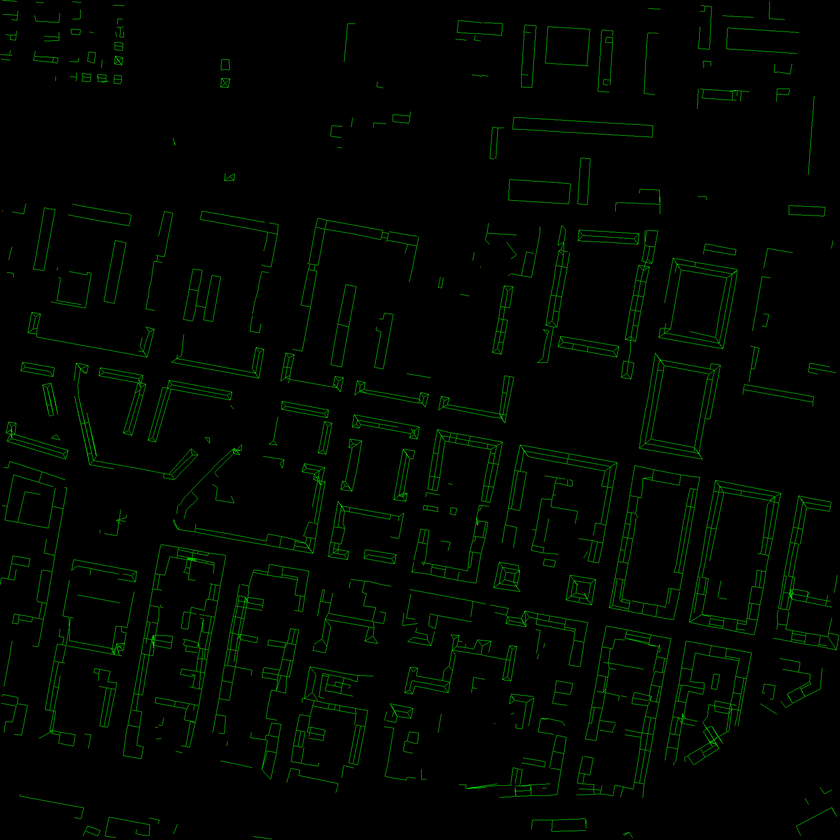
#> input picture assets/reports/images/20201203/edge_out.png, 840 x 840 px, shrunk from 2000 x 2000 before the run, found by its file name
$ python visualize.py   (Python 2 division)
#> lines starting #> are read from the running program, lines starting #| are printed output that depends on the picture
import xdibias
import numpy as np
from PIL import Image
import pdb


img_e = Image.open('sample1/edge_out.png')
#> img_e is the input picture: PIL image 840x840 RGB; mean R, G, B 0.2, 5.7, 0
img_o = Image.open('sample1/sample_ortho.png')
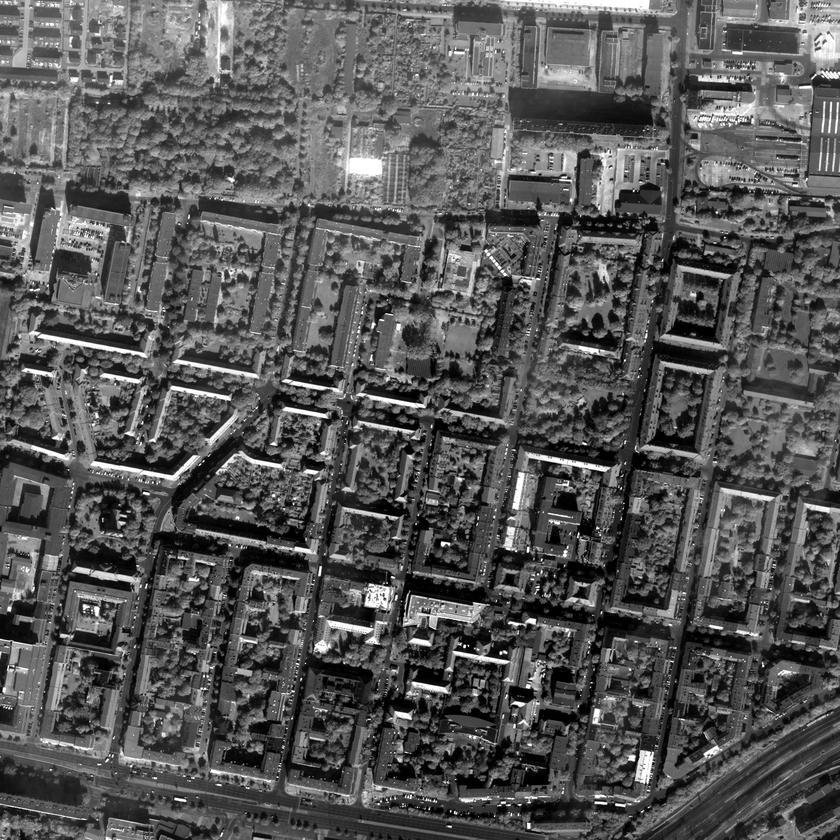
#> input picture assets/reports/images/20201203/sample_ortho.png, 840 x 840 px, shrunk from 2000 x 2000 before the run, found by its file name
#> img_o is the input picture: PIL image 840x840 L; min 0, max 255, mean 86.8

data_e = np.asarray(img_e)
data_o = np.asarray(img_o.convert('RGB'))

out1 = data_o.copy()
out1[data_e[:,:,0]==255] = (255,0,0)
out1[data_e[:,:,1]==255] = (0,255,0)
#> out1: shape (840, 840, 3); mean R, G, B 86.8, 86.8, 86.8
img_oe = Image.fromarray(out1)
img_oe.save('sample1/sample_oe.png')
print 'orthor+edge saved.'

img_dsm = Image.open('sample1/sample_dsm.png')
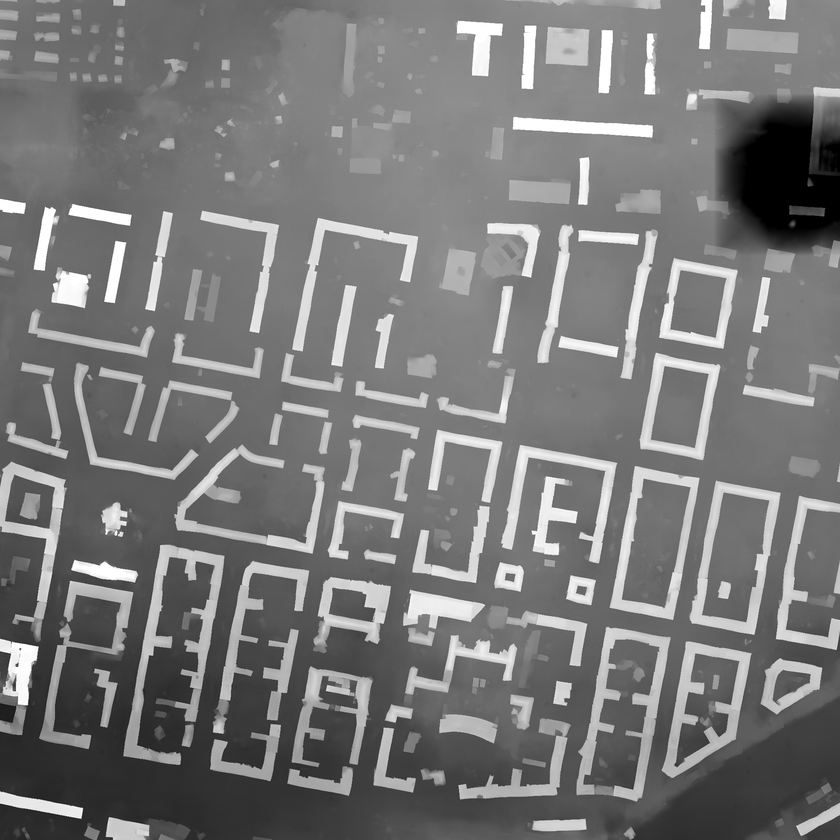
#> input picture assets/reports/images/20201203/sample_dsm.png, 840 x 840 px, shrunk from 2000 x 2000 before the run, found by its file name
#> img_dsm is the input picture: PIL image 840x840 L; min 0, max 255, mean 121
data_dsm = np.asarray(img_dsm.convert('RGB'))
out2 = data_dsm.copy()
out2[data_e[:,:,0]==255] = (255,0,0)
out2[data_e[:,:,1]==255] = (0,255,0)
#> out2: shape (840, 840, 3); mean R, G, B 121, 121, 121
img_de = Image.fromarray(out2)
img_de.save('sample1/sample_de.png')
print 'dsm+edge saved.'
